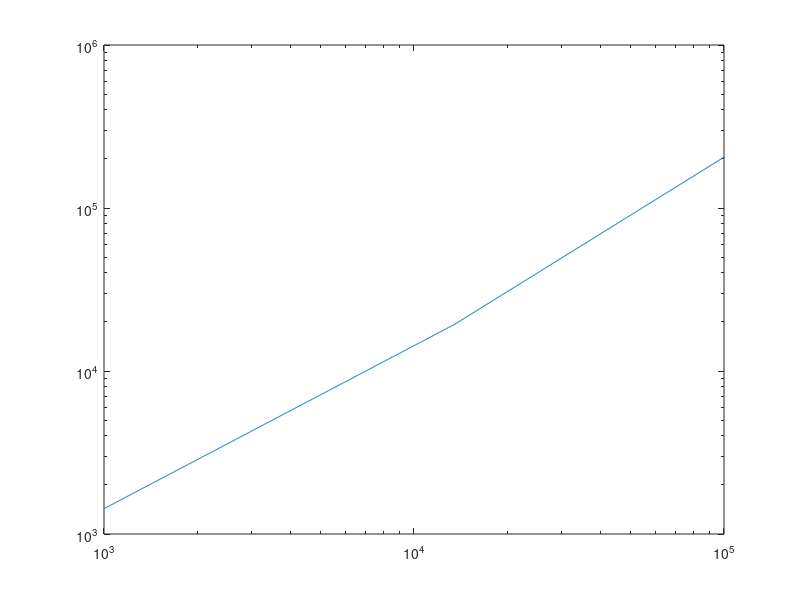

This chart was generated by the following MATLAB code:
function D_m=Dat2D(Dat_m)
%D_m,in meters,final diameter
%Dat_m,in meters,apparent diameter
if nargin<1
    close all
    Dat_m=logspace(3,5,1000);
end
D_m=Dat_m*1.43;
Dsc=19000;%m, Simple to complex transition ~19km (Pike 1980 LPSC, p27)
index=D_m>Dsc;
% D_m(index)=3.8*(Dat_m(index)/1000/2).^0.91*1000;
D_m(index)=1.52*Dsc^-0.18*Dat_m(index).^1.18;
if nargin<1
    loglog(Dat_m,D_m)
end